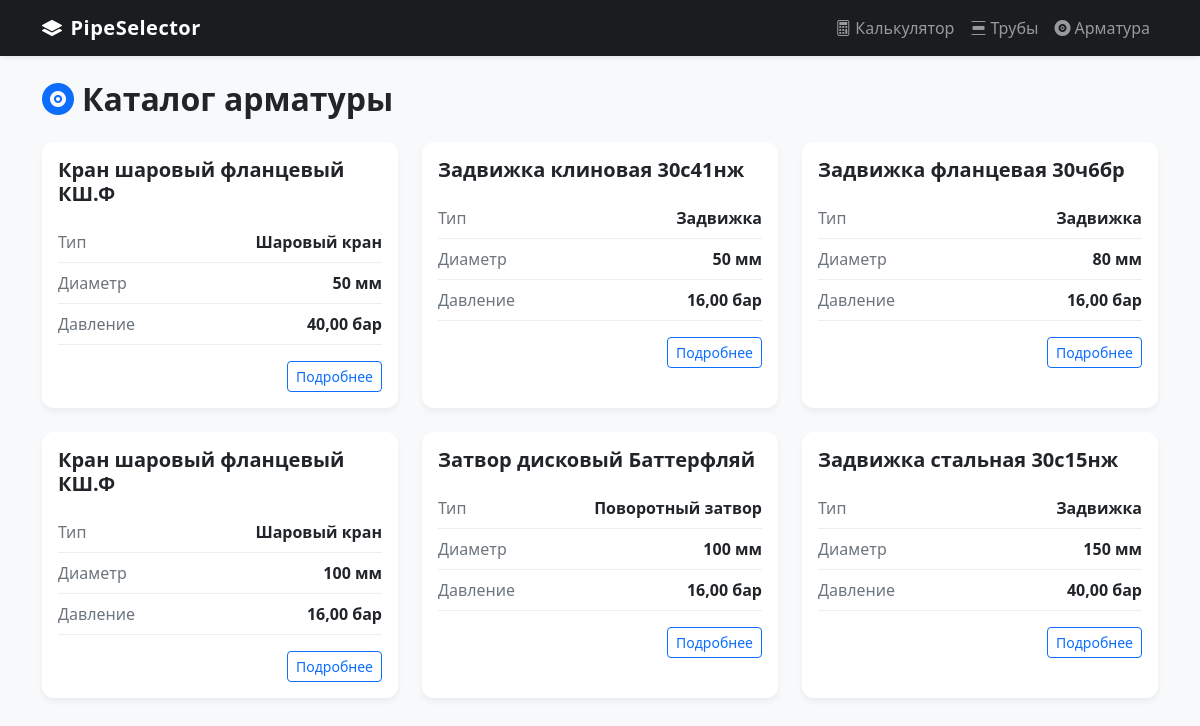
/valves/, run on the app's committed database.
### catalog/models.py (models this page shows, shortened)
class Valve(models.Model):
    name = models.CharField(max_length=200)
    valve_type = models.CharField(max_length=100)
    diameter_mm = models.PositiveIntegerField()
    max_pressure_bar = models.DecimalField(max_digits=8, decimal_places=2)
    weight = models.DecimalField(max_digits=8, decimal_places=2)

### catalog/views.py (the view)
# urls.py: path('valves/', valve_list, name='valve_list'),
def valve_list(request):
    valves = Valve.objects.all().order_by('diameter_mm')
    return render(request, 'catalog/valve_list.html', {'valves': valves})

### catalog/templates/catalog/valve_list.html
{% extends 'base.html' %}
{% block content %}
<h2 class="fw-bold mb-4"><i class="bi bi-vinyl-fill me-2 text-primary"></i>Каталог арматуры</h2>
<div class="row g-4">
    {% for valve in valves %}
    <div class="col-md-6 col-lg-4">
        <div class="card catalog-card">
            <div class="card-body">
                <h5 class="fw-bold mb-3">
                    <a href="{% url 'valve_detail' valve.id %}" class="text-decoration-none text-dark">{{ valve.name }}</a>
                </h5>
                <div class="property-row">
                    <span class="property-label">Тип</span>
                    <span class="property-value">{{ valve.valve_type }}</span>
                </div>
                <div class="property-row">
                    <span class="property-label">Диаметр</span>
                    <span class="property-value">{{ valve.diameter_mm }} мм</span>
                </div>
                <div class="property-row">
                    <span class="property-label">Давление</span>
                    <span class="property-value">{{ valve.max_pressure_bar }} бар</span>
                </div>
                <div class="mt-3 text-end">
                    <a href="{% url 'valve_detail' valve.id %}" class="btn btn-sm btn-outline-primary">Подробнее</a>
                </div>
            </div>
        </div>
    </div>
    {% endfor %}
</div>
{% endblock %}

### catalog/templates/base.html (style rules this page uses)
body { background-color: #f8f9fa; font-family: system-ui, -apple-system, sans-serif; }
.catalog-card { border: none; border-radius: 12px; transition: transform 0.2s, box-shadow 0.2s; box-shadow: 0 4px 6px rgba(0,0,0,0.05); height: 100%; }
.property-row { display: flex; justify-content: space-between; padding: 0.5rem 0; border-bottom: 1px solid #eee; }
.property-label { color: #6c757d; display: flex; align-items: center; gap: 0.5rem; }
.property-value { font-weight: 600; color: #212529; }

### data on the page
Valve: name "Кран шаровый фланцевый КШ.Ф", valve_type "Шаровый кран", diameter_mm "50", max_pressure_bar "40,00"
Valve: name "Задвижка клиновая 30с41нж", valve_type "Задвижка", diameter_mm "50", max_pressure_bar "16,00"
Valve: name "Задвижка фланцевая 30ч6бр", valve_type "Задвижка", diameter_mm "80", max_pressure_bar "16,00"
Valve: name "Кран шаровый фланцевый КШ.Ф", valve_type "Шаровый кран", diameter_mm "100", max_pressure_bar "16,00"
Valve: name "Затвор дисковый Баттерфляй", valve_type "Поворотный затвор", diameter_mm "100", max_pressure_bar "16,00"
Valve: name "Задвижка стальная 30с15нж", valve_type "Задвижка", diameter_mm "150", max_pressure_bar "40,00"
